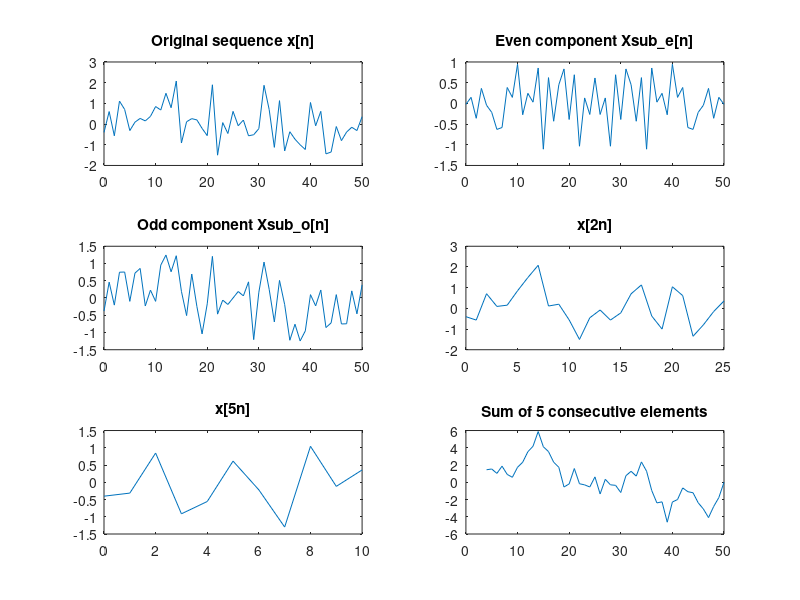
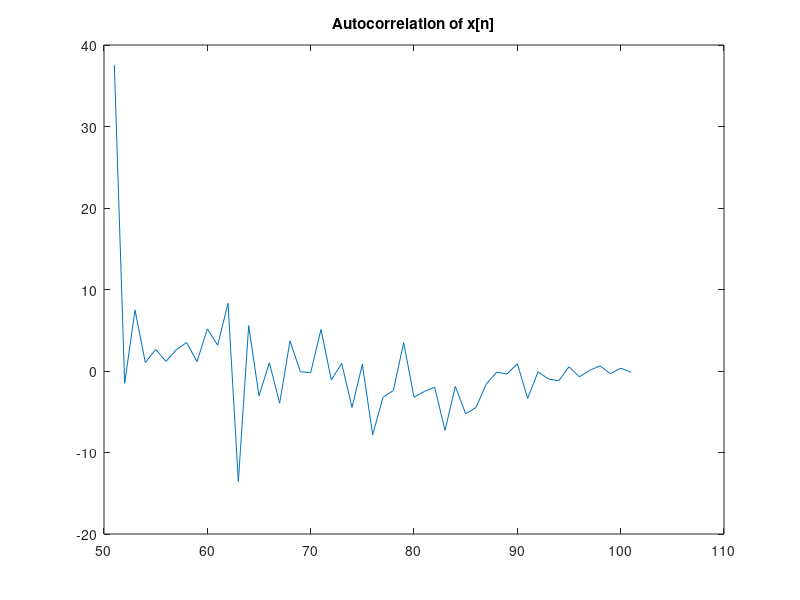

MATLAB code for these plots, in order:

n = 0:50;
x = randn(1, 51);  

Xsub_e = (x + x(51-n)) / 2;  % Even component
Xsub_o = (x - x(51-n)) / 2;  % Odd component

% 2) Downsample x[n] by a factor of 2 
x_2n = x(1:2:51);

x_5n = x(1:5:51);

% 4) Compute the sum of every 5 consecutive 
x_sum = zeros(1, 47);
for i = 5:50
    x_sum(i - 4) = sum(x(i-4:i));  % Corrected indexing to sum 5 elements
end

% 5) Compute the autocorrelation of x[n]
x_conv = conv(x, fliplr(x));
x_conv = x_conv(51:101);  % Extract the relevant portion

% Plot 
figure;

subplot(3, 2, 1);
plot(n, x);
title('Original sequence x[n]');

subplot(3, 2, 2);
plot(n, Xsub_e);
title('Even component Xsub\_e[n]');

subplot(3, 2, 3);
plot(n, Xsub_o);
title('Odd component Xsub\_o[n]');

subplot(3, 2, 4);
plot(0:length(x_2n)-1, x_2n);  % Adjusted n-axis for x[2n]
title('x[2n]');

subplot(3, 2, 5);
plot(0:length(x_5n)-1, x_5n);  % Adjusted n-axis for x[5n]
title('x[5n]');

subplot(3, 2, 6);
plot(4:50, x_sum);  % Adjusted n-axis for the sum
title('Sum of 5 consecutive elements');

figure;
plot(51:101, x_conv);
title('Autocorrelation of x[n]');
